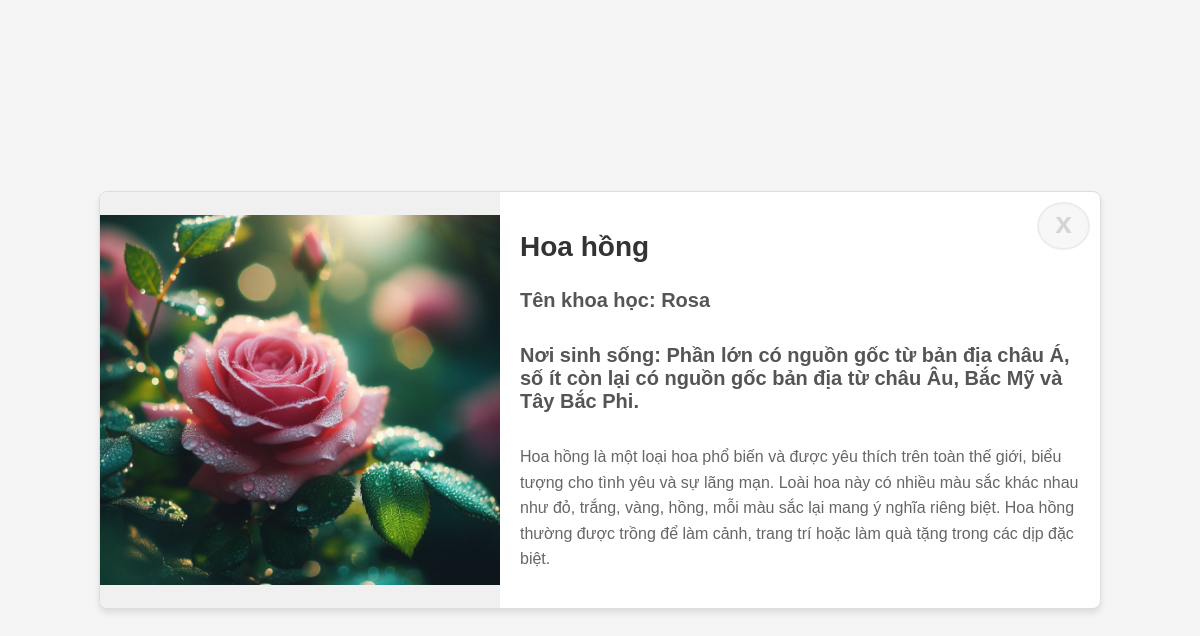
The app's page /flower/1/ with its own data.
### flower_detection/models.py (models this page shows, shortened)
class Flower(models.Model):
    name = models.CharField(max_length=255)
    fullname = models.CharField(max_length=255, null=True, blank=True)
    image = models.CharField(max_length=255, null=True, blank=True)
    scientific_name = models.CharField(max_length=255)
    characteristic = models.TextField(null=True, blank=True)
    residence = models.TextField(null=True, blank=True)

### flower_detection/views.py (the view)
# urls.py: path('flower/<int:id>/', views.flower_detail, name='flower_detail'),
def flower_detail(request, id):
    flower = get_object_or_404(Flower, id=id)
    if finalhistory.image:
        finalhistory.save()
    return render(request, 'flower_detail.html', {'flower': flower})

### templates/flower_detail.html (shortened to what this page needs)
<!DOCTYPE html>
<html lang="en">
<head>
    {% load static %}
</head>
<body>
    <div class="container">
        <div class="image-container">
            {% if flower.image %}
            <img src="{% static 'image/' %}{{ flower.image }}" alt="{{ flower.name }}">
            {% endif %}
        </div>
        <div class="info-container">
            <h1>{{ flower.fullname }}</h1>
            <h2>Tên khoa học: {{ flower.scientific_name }}</h2>
            <h2>Nơi sinh sống: {{ flower.residence }}</h2>
            <p>
                {{ flower.characteristic }}
            </p>
        </div>
        <button id="backButton" class="comic-button" type="submit">x</button>
    </div>
</body>
</html>

### templates/flower_detail.html (style rules this page uses)
body { font-family: Arial, sans-serif; margin: 0; padding: 0; display: flex; justify-content: center; align-items: center; height: 100vh; background-color: #f5f5f5; }
.container { position: relative; display: flex; flex-direction: row; background-color: white; border: 1px solid #ddd; border-radius: 8px; box-shadow: 0 4px 6px rgba(0, 0, 0, 0.1); max-width: 1000px; overflow: hidden; }
.image-container { background-color: #f0f0f0; display: flex; justify-content: center; align-items: center; }
.image-container img { width: 400px; height: auto; }
.info-container { flex: 2; padding: 20px; display: flex; flex-direction: column; justify-content: center; }
.info-container h1 { font-size: 28px; color: #333; margin-bottom: 10px; }
.info-container h2 { font-size: 20px; color: #555; margin-bottom: 15px; }
.info-container p { font-size: 16px; color: #666; line-height: 1.6; }
.comic-button { opacity: 0.5; position: absolute; right: 10px; margin-top: 10px; display: inline-block; padding: 2px 16px 8px; font-size: 30px; font-weight: bold; text-align: center; text-decoration: none; color: #acacac; background-color: #f0f0f0; border-radius: 50%; border: 2px solid #dadada; transition: all 0.3s ease; cursor: pointer; }

### records on screen
Flower: image (picture), fullname "Hoa hồng", scientific_name "Rosa", residence "Phần lớn có nguồn gốc từ bản địa châu Á, số ít còn lại có nguồn gốc bản địa từ châu Âu, Bắc Mỹ và Tây Bắc Phi.", characteristic "Hoa hồng là một loại hoa phổ biến và được yêu thích trên toàn thế giới, biểu tượng cho tình yêu và sự lãng mạn. Loài hoa này có nhiều màu sắc khác nhau như đỏ, trắng, vàng, hồng, mỗi màu sắc lại mang ý nghĩa riêng biệt. Hoa hồng thường được trồng để làm cảnh, trang trí hoặc làm quà tặng trong các dịp đặc biệt."
